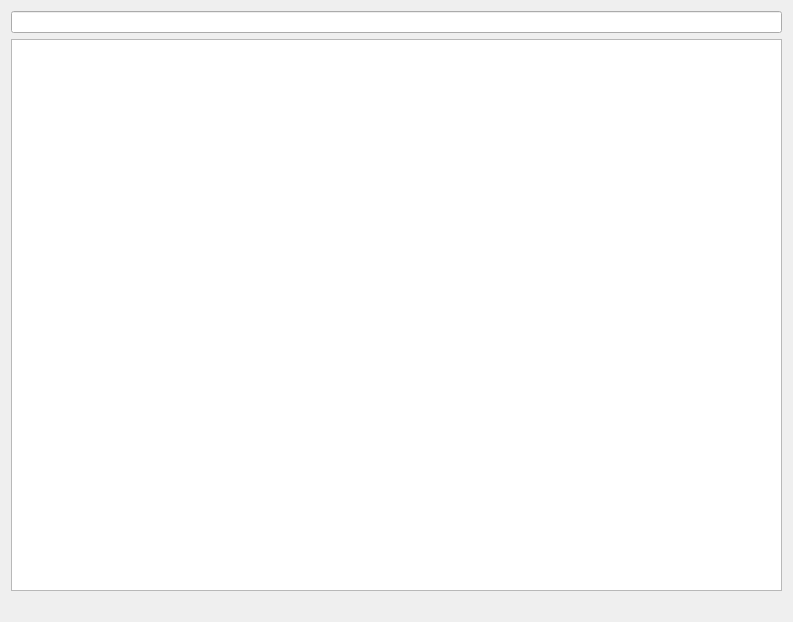
<?xml version="1.0" encoding="UTF-8"?>
<ui version="4.0">
 <class>SearchWidget</class>
 <widget class="QWidget" name="SearchWidget">
  <property name="geometry">
   <rect>
    <x>0</x>
    <y>0</y>
    <width>793</width>
    <height>622</height>
   </rect>
  </property>
  <property name="windowTitle">
   <string>Form</string>
  </property>
  <layout class="QGridLayout" name="gridLayout">
   <item row="1" column="0">
    <widget class="QTableView" name="tableView">
     <property name="contextMenuPolicy">
      <enum>Qt::CustomContextMenu</enum>
     </property>
    </widget>
   </item>
   <item row="0" column="0">
    <widget class="QLineEdit" name="lineEdit"/>
   </item>
   <item row="2" column="0">
    <widget class="QLabel" name="label">
     <property name="text">
      <string/>
     </property>
    </widget>
   </item>
  </layout>
 </widget>
 <resources/>
 <connections/>
</ui>
